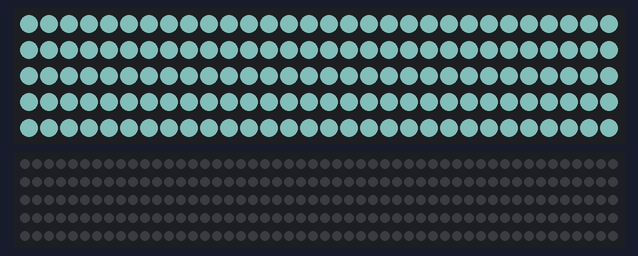
Bench run of a sketch on a simulated Arduino Uno, built with avr-gcc and run on an emulated ATmega328P. On the bench: 150 RGB LEDs in strip order, left to right, continuing on the next row, 250 RGB LEDs in strip order, left to right, continuing on the next row. Dim RGB values are drawn brighter than linear; random numbers use the default seed unless the sketch sets one.

Above: at 0.18 s.
At 5.42 s:
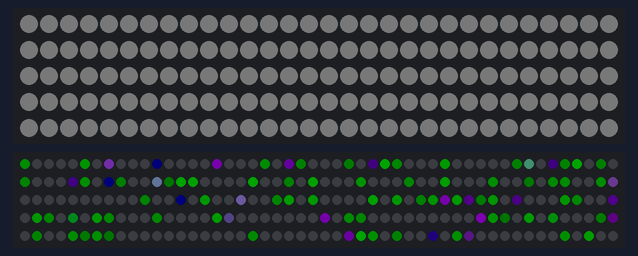
At 10.0 s:
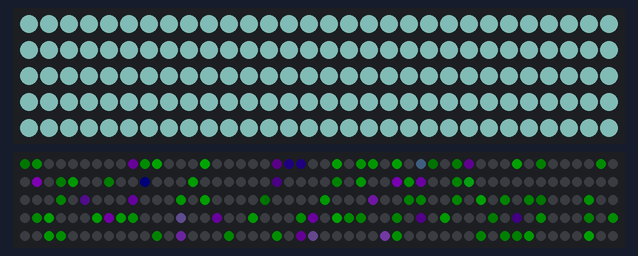
At 19.81 s:
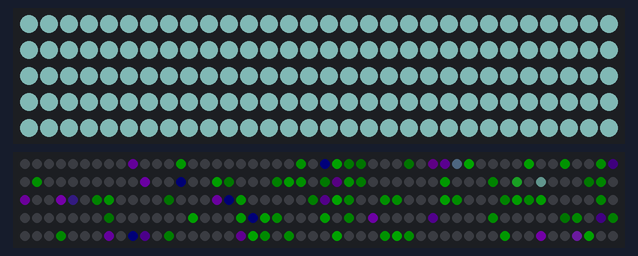
At 29.62 s:
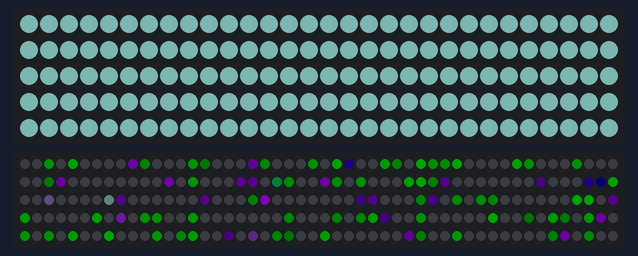
At 39.44 s:
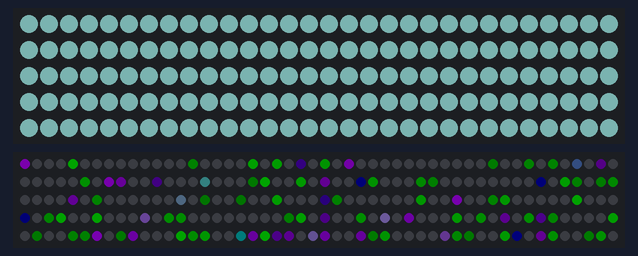

The sketch:

doubleStripTest.ino
```cpp
#include <FastLED.h>

FASTLED_USING_NAMESPACE

#define STATE_PIN         13
#define PARTICLE_PIN      12
#define LED_TYPE     WS2812B
#define NUM_LEDS 150
#define NUM_LED  250
int fadeAmount = 3;
int brightness = 0;
uint8_t paletteIndex = 0;


CRGBPalette16 purplePalette = CRGBPalette16(
                                CRGB::DarkViolet,
                                CRGB::DarkViolet,
                                CRGB::Green,
                                CRGB::Green,

                                CRGB::Green,
                                CRGB::Green,
                                CRGB::Green,
                                CRGB::Green,

                                CRGB::Green,
                                CRGB::Green,
                                CRGB::Green,
                                CRGB::Green,

                                CRGB::Green,
                                CRGB::Green,
                                CRGB::DarkViolet,
                                CRGB::DarkViolet

                              );
CRGBPalette16 myPal = purplePalette;

CRGB stateLeds[NUM_LEDS];
CRGB partLeds[NUM_LED];

void restingState(){
  for(int i = 0; i < NUM_LEDS; i++ )
   {

   stateLeds[i].setRGB(172,250,245);
   //stateLeds[i].setRGB(243,207,198);
   stateLeds[i].fadeLightBy(brightness);
  }
  FastLED.show();
  brightness = brightness + fadeAmount;
  // reverse the direction of the fading at the ends of the fade:
  if(brightness == 0 || brightness == 255)
  {
    fadeAmount = -fadeAmount ;
  }
  delay(9);
  }
  void particles(){
     EVERY_N_MILLISECONDS(10){

    partLeds[random8(0, NUM_LED-1)] = ColorFromPalette(myPal, random8(), 255, LINEARBLEND);
        partLeds[random8(0, NUM_LED-1)] = ColorFromPalette(myPal, random8(), 255, LINEARBLEND);

    //can also use CRGB::Green to represent the sodium

    }
    EVERY_N_MILLISECONDS(50){
       stateLeds[random8(0, NUM_LEDS-1)] = ColorFromPalette(myPal, random8(), 255, LINEARBLEND);
       stateLeds[random8(0, NUM_LEDS-1)] = ColorFromPalette(myPal, random8(), 255, LINEARBLEND);
      }
    fadeToBlackBy(stateLeds, NUM_LEDS, 1);
    fadeToBlackBy(partLeds, NUM_LED, 10);

    FastLED.show();

    }

    void resting(){
      restingState();
      particles();
      }
void setup() {
  FastLED.addLeds<WS2812B, STATE_PIN, GRB>(stateLeds, NUM_LEDS).setCorrection(TypicalLEDStrip);
  FastLED.addLeds<WS2812B, PARTICLE_PIN, GRB>(partLeds, NUM_LED).setCorrection(TypicalLEDStrip);
  FastLED.setBrightness(80);

}

void loop() {
  resting();
     FastLED.show();
}
```
